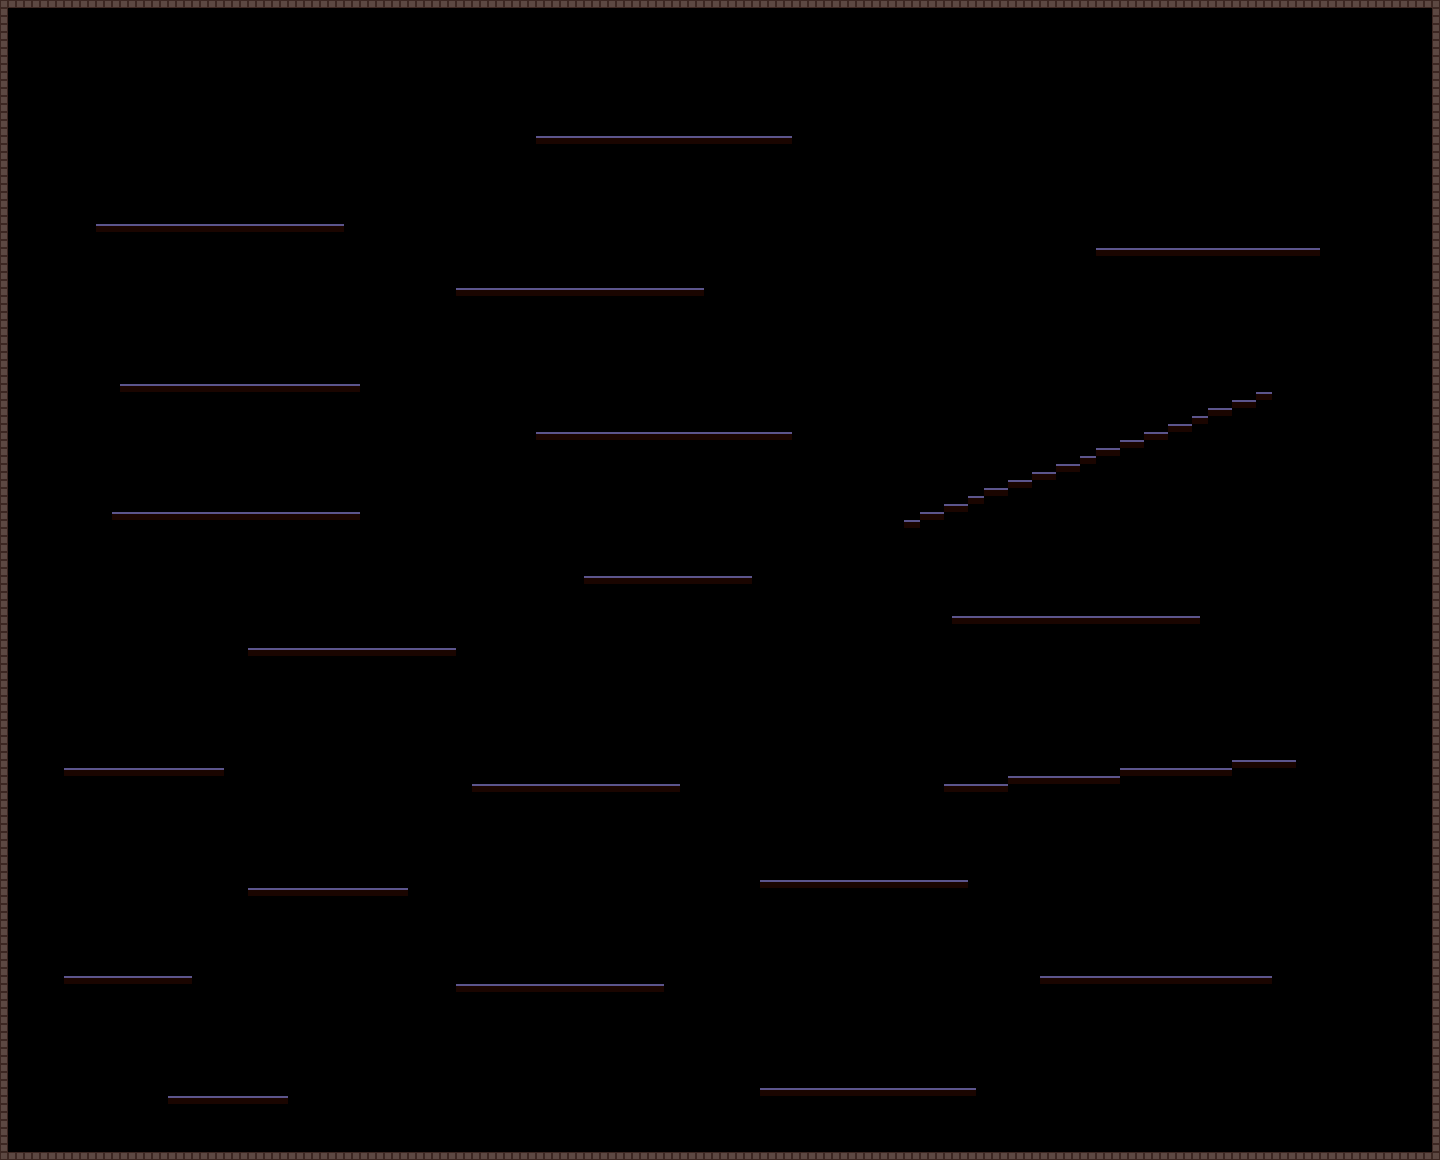

The image is a tile-based game level rendered from a .tmx file. Its description and source (layers, tilesets, objects; grid data summarised) follow:
An orthogonal 180x145 tile map with 8x8 px tiles, 1 tile layer (collision) and 1 object (spawn).

<map version="1.2" tiledversion="1.2.4" orientation="orthogonal" renderorder="right-down" width="180" height="145" tilewidth="8" tileheight="8" infinite="0" nextlayerid="3" nextobjectid="4">
 <tileset firstgid="1" source="tsx/testSlopes.tsx" />
 <layer id="1" name="collision" width="180" height="145">
  <data>[26100 cells, 1234 non-empty, 2 distinct tile ids]</data>
 </layer>
 <objectgroup id="2" name="objects">
  <object id="3" name="spawn" x="104" y="1112" />
 </objectgroup>
</map>
